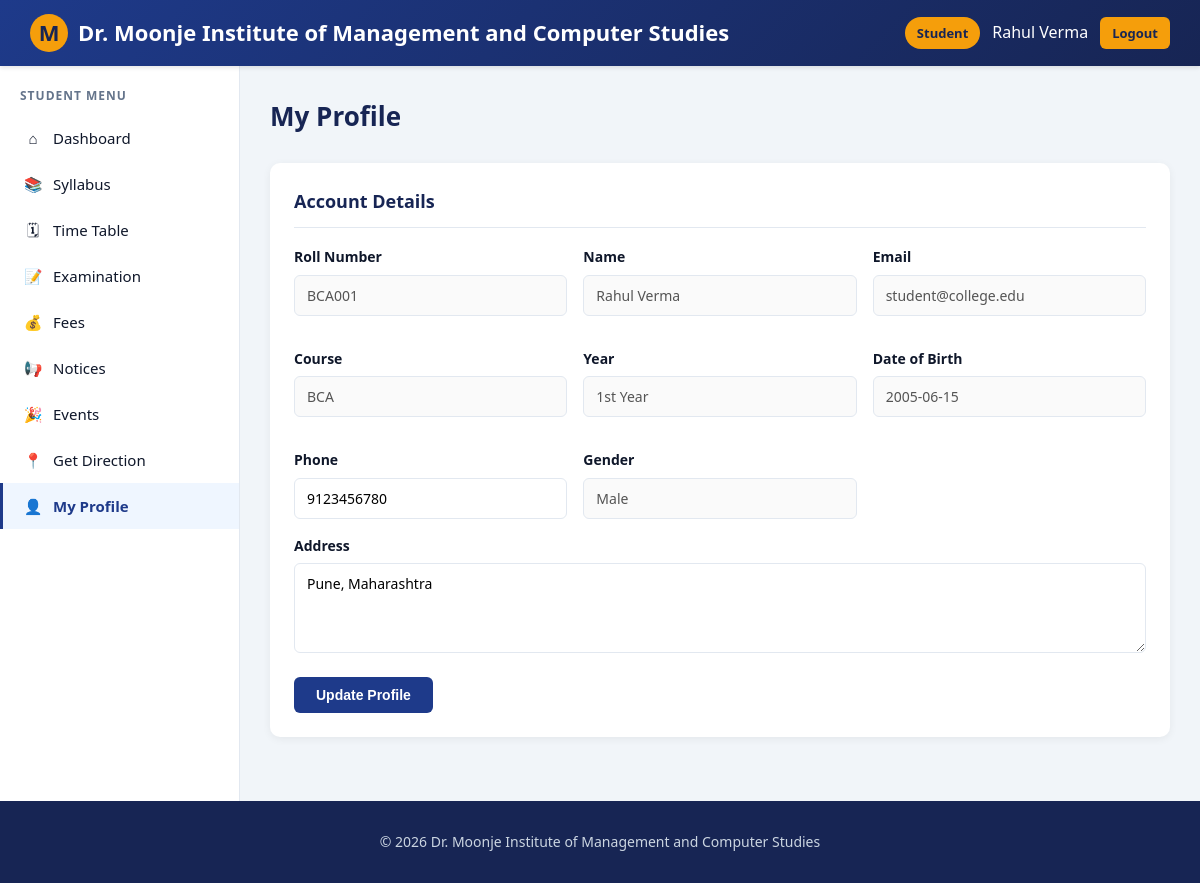
Screenshot of /student/profile.php (signed in) with the database file from the repository.
### tables this page shows
CREATE TABLE students (
    id INT AUTO_INCREMENT PRIMARY KEY,
    roll_no VARCHAR(20) NOT NULL UNIQUE,
    name VARCHAR(100) NOT NULL,
    email VARCHAR(100) NOT NULL UNIQUE,
    phone VARCHAR(15),
    password VARCHAR(255) NOT NULL,
    course VARCHAR(50) NOT NULL,
    year VARCHAR(10) NOT NULL,
    address TEXT,
    dob DATE,
    gender ENUM('Male','Female','Other') DEFAULT 'Male',
    created_at TIMESTAMP DEFAULT CURRENT_TIMESTAMP
);

### config/db.php (called while the page is built, shortened)
<?php
function e($value) {
    return htmlspecialchars($value ?? '', ENT_QUOTES, 'UTF-8');
}

### student/profile.php (the view, shortened to what this page needs)
<?php
require_once '../includes/student_header.php';
$sid = $_SESSION['student_id'];
$stmt = $conn->prepare("SELECT * FROM students WHERE id=?");
$stmt->bind_param('i', $sid); $stmt->execute();
$me = $stmt->get_result()->fetch_assoc();
?>
<div class="page-header">
    <h1>My Profile</h1>
</div>
<div class="panel">
    <h3 class="panel-title">Account Details</h3>
    <form method="POST">
        <div class="form-grid">
            <div class="form-group"><label>Roll Number</label><input value="<?= e($me['roll_no']) ?>" disabled></div>
            <div class="form-group"><label>Name</label><input value="<?= e($me['name']) ?>" disabled></div>
            <div class="form-group"><label>Email</label><input value="<?= e($me['email']) ?>" disabled></div>
            <div class="form-group"><label>Course</label><input value="<?= e($me['course']) ?>" disabled></div>
            <div class="form-group"><label>Year</label><input value="<?= e($me['year']) ?>" disabled></div>
            <div class="form-group"><label>Date of Birth</label><input value="<?= e($me['dob']) ?>" disabled></div>
            <div class="form-group"><label>Phone</label><input type="text" name="phone" value="<?= e($me['phone']) ?>"></div>
            <div class="form-group"><label>Gender</label><input value="<?= e($me['gender']) ?>" disabled></div>
        </div>
        <div class="form-group">
            <label>Address</label>
            <textarea name="address" rows="3"><?= e($me['address']) ?></textarea>
        </div>
        <button type="submit" class="btn">Update Profile</button>
    </form>
</div>
<?php require_once '../includes/student_footer.php'; ?>

### assets/css/style.css (style rules this page uses)
* { margin:0; padding:0; box-sizing:border-box; }
:root { --primary:#1e3a8a; --primary-dark:#172554; --secondary:#f59e0b; --accent:#0ea5e9; --light:#f8fafc; --dark:#0f172a; --gray:#64748b; --border:#e2e8f0; --success:#16a34a; --danger:#dc2626; --warning:#f59e0b; --card-shadow:0 2px 8px rgba(0,0,0,0.06); }
body { font-family:'Segoe UI', Tahoma, sans-serif; background:#f1f5f9; color:var(--dark); line-height:1.6; min-height:100vh; }
.page-header { display:flex; justify-content:space-between; align-items:center; margin-bottom:25px; flex-wrap:wrap; gap:12px; }
.page-header h1 { font-size:26px; color:var(--primary-dark); }
.panel { background:#fff; border-radius:10px; padding:24px; box-shadow:var(--card-shadow); margin-bottom:20px; }
.panel-title { font-size:18px; font-weight:600; margin-bottom:18px; padding-bottom:12px; border-bottom:1px solid var(--border); color:var(--primary-dark); }
.form-grid { display:grid; grid-template-columns:repeat(auto-fit,minmax(240px,1fr)); gap:16px; }
.form-group { margin-bottom:16px; }
.form-group label { display:block; font-size:14px; font-weight:600; color:var(--dark); margin-bottom:6px; }
.form-group input, .form-group select, .form-group textarea { width:100%; padding:10px 12px; border:1px solid var(--border); border-radius:6px; font-size:14px; font-family:inherit; transition:border .2s; }
.form-group textarea { resize:vertical; min-height:90px; }
.btn { display:inline-block; padding:10px 22px; background:var(--primary); color:#fff; border:none; border-radius:6px; cursor:pointer; font-size:14px; font-weight:600; transition:background .2s, transform .1s; text-decoration:none; }

### rows the page displays
students: roll_no "BCA001", name "Rahul Verma", email "student@college.edu", course "BCA", year "1st Year", dob "2005-06-15", phone "9123456780", gender "Male", address "Pune, Maharashtra"

### other values shown
$_SESSION['student_name'] "Rahul Verma"
